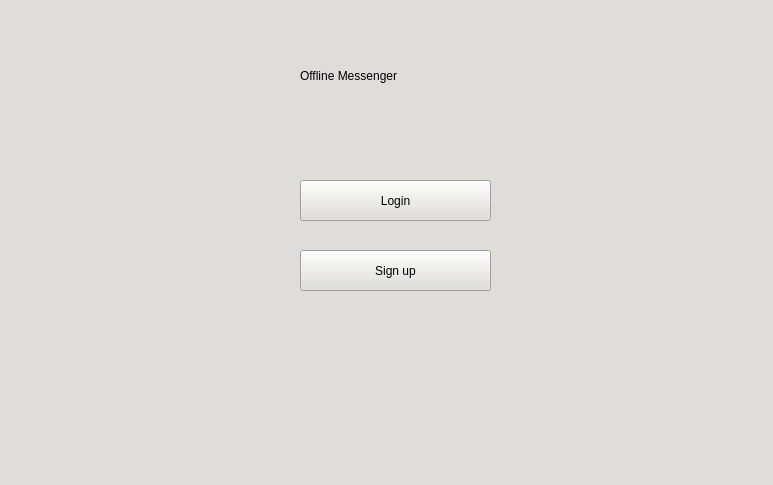
<?xml version="1.0" encoding="UTF-8"?>
<ui version="4.0">
 <class>MainWindow</class>
 <widget class="QMainWindow" name="MainWindow">
  <property name="geometry">
   <rect>
    <x>0</x>
    <y>0</y>
    <width>773</width>
    <height>485</height>
   </rect>
  </property>
  <property name="windowTitle">
   <string>MainWindow</string>
  </property>
  <property name="styleSheet">
   <string notr="true">background-color: rgb(222, 221, 218);
</string>
  </property>
  <widget class="QWidget" name="centralwidget">
   <widget class="QPushButton" name="SIGN_IN_BUTTON">
    <property name="geometry">
     <rect>
      <x>300</x>
      <y>180</y>
      <width>191</width>
      <height>41</height>
     </rect>
    </property>
    <property name="text">
     <string>Login</string>
    </property>
   </widget>
   <widget class="QPushButton" name="SIGN_UP_BUTTON">
    <property name="geometry">
     <rect>
      <x>300</x>
      <y>250</y>
      <width>191</width>
      <height>41</height>
     </rect>
    </property>
    <property name="text">
     <string>Sign up</string>
    </property>
   </widget>
   <widget class="QLabel" name="label">
    <property name="geometry">
     <rect>
      <x>300</x>
      <y>40</y>
      <width>201</width>
      <height>71</height>
     </rect>
    </property>
    <property name="styleSheet">
     <string notr="true">font: 700 14pt &quot;Waree&quot;;</string>
    </property>
    <property name="text">
     <string>Offline Messenger</string>
    </property>
   </widget>
  </widget>
 </widget>
 <resources/>
 <connections/>
</ui>
